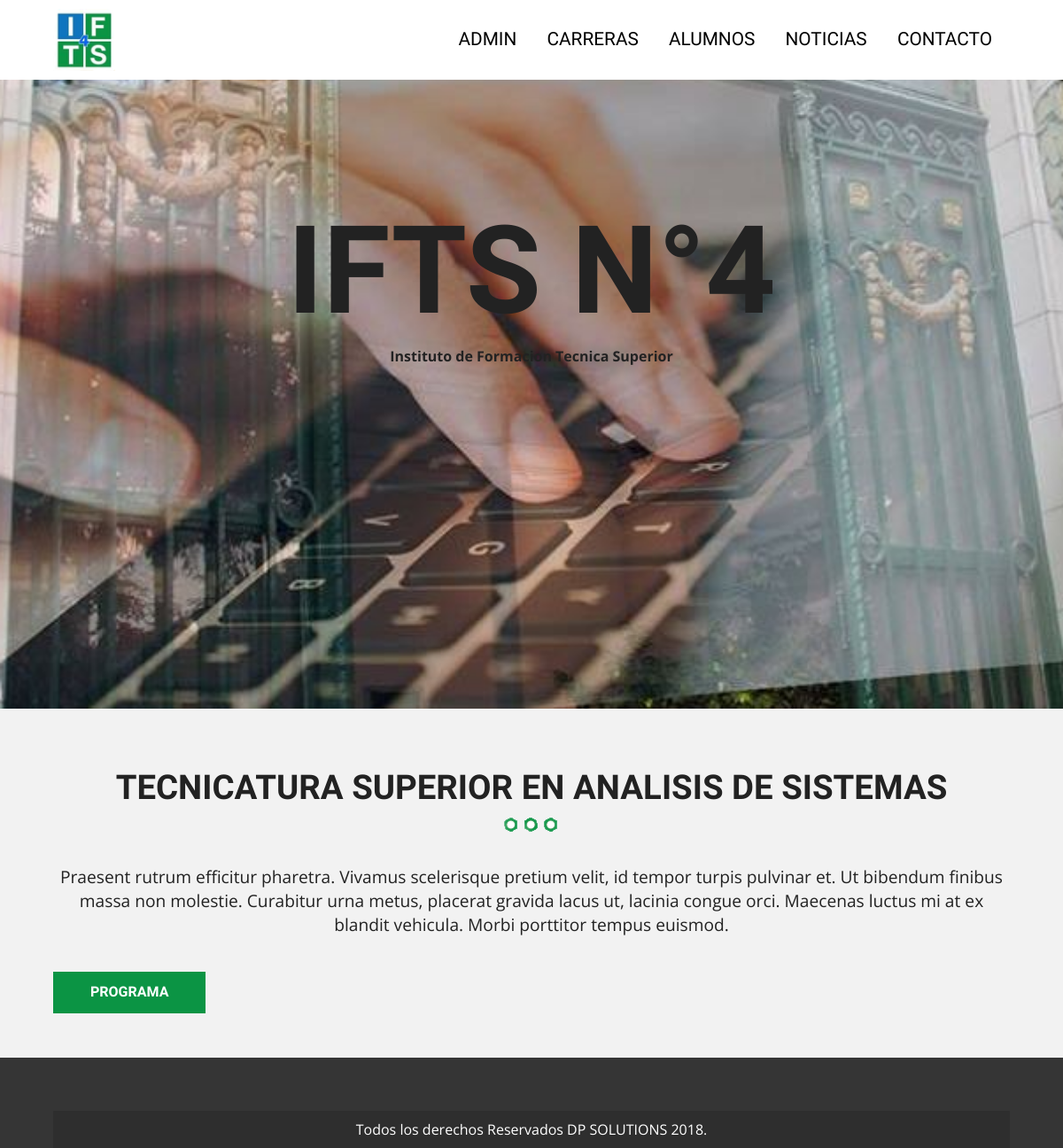
The page /carreras.php on the database as committed earlier.
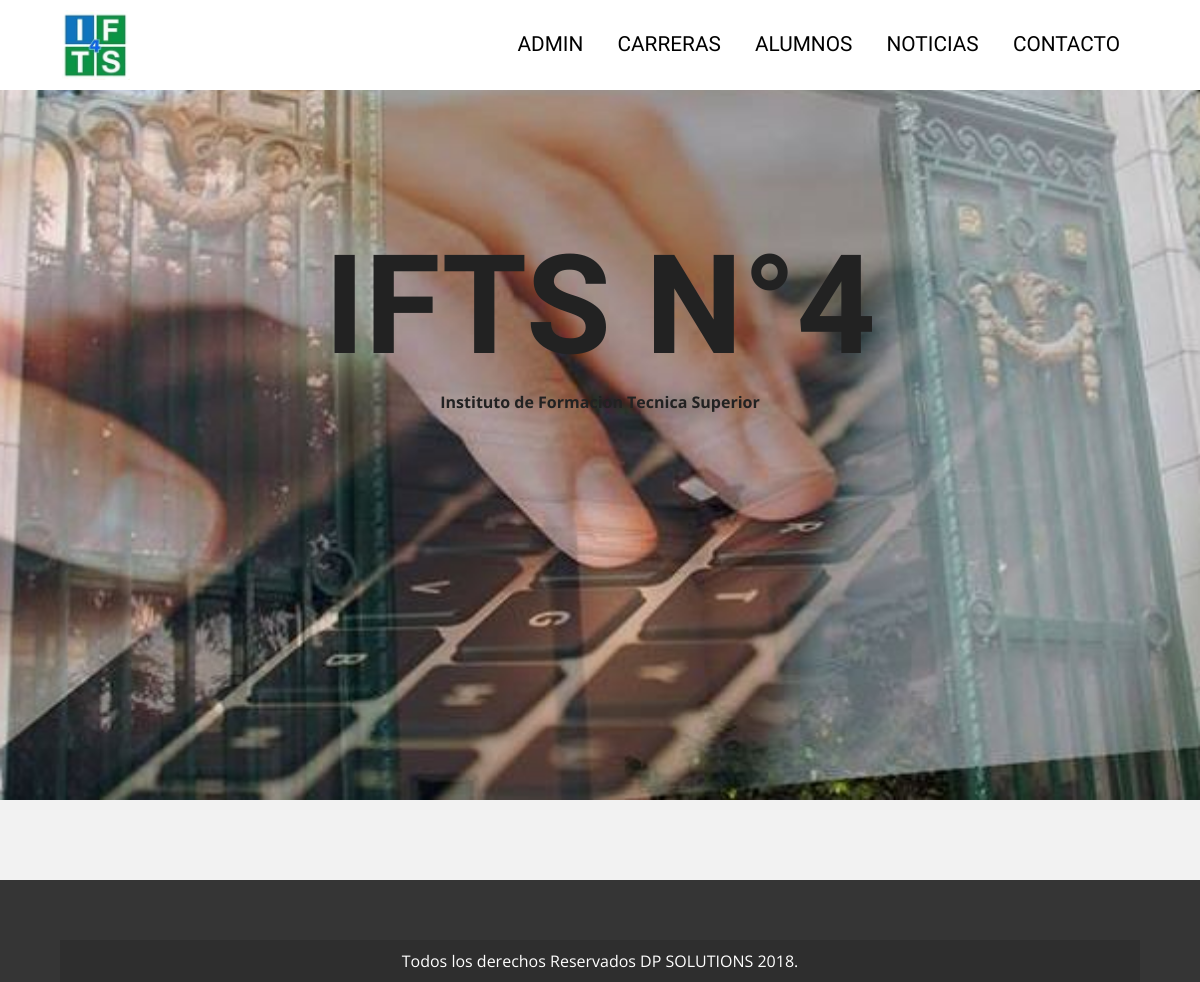
The same page on the database as committed later.
### tables this page shows
CREATE TABLE `carreras` (
  `idCarreras` int(11) NOT NULL,
  `nombreCarrera` varchar(50) NOT NULL,
  `descripCarrera` longtext NOT NULL,
  `programaCarrera` longtext
);

### carreras.php (the view, shortened to what this page needs)
<?php include_once 'includes/templates/header.php'; ?>
                <?php
                  try {
                    require_once('includes/funciones/bd_conexion.php');
                    $sql = "SELECT * FROM carreras";
                    $resultado = $conn->query($sql);
                  } catch (Exception $e) {
                    $error = $e->getMessage();
                  }
               ?>
        <section class="seccion contenedor">
             <?php while($carreras = $resultado->fetch_all(MYSQLI_ASSOC) ) { ?>
                     <?php foreach($carreras as $carrera): ?>
                      <h2><?php echo $carrera['nombreCarrera']; ?></h2>
                      <p><?php echo $carrera['descripCarrera']; ?></p>
                    <button class="button">PROGRAMA</button>
                     <?php endforeach; ?>
                 <?php } ?>
        </section>
    <?php include_once 'includes/templates/footer.php'; ?>

Rows that differ between the two databases and show on the page:
removed carreras: nombreCarrera "TECNICATURA SUPERIOR EN ANALISIS DE SISTEMAS", descripCarrera "Praesent rutrum efficitur pharetra. Vivamus scelerisque pretium velit, id tempor turpis pulvinar et. Ut bibendum finibus massa non molestie. Curabitur urna metus, placerat gravida lacus ut, lacinia congue orci. Maecenas luctus mi at ex blandit vehicula. Morbi porttitor tempus euismod."
